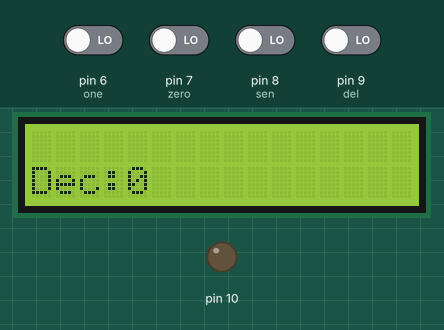
Simulated run of this sketch. Board: Arduino Uno, built with avr-gcc and run on an emulated ATmega328P. On the bench: 16×2 character LCD, output pins drawn as LEDs (lit = HIGH). The test bench sets the inputs (shaded band); at power-on: pin 6 (one), pin 7 (zero), pin 8 (sen), pin 9 (del) LOW. What the sketch prints to the serial monitor is not drawn.

Above: at 1.2 s.
1.3 s: pin 8 (sen) driven HIGH
At 1.5 s:
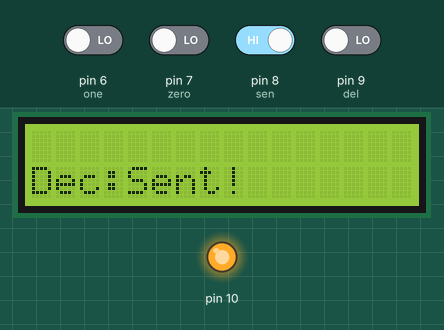
4.0 s: pin 7 (zero) driven HIGH
At 4.59 s:
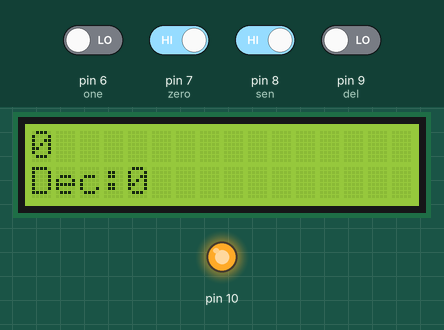
6.7 s: pin 9 (del) driven HIGH
At 7.17 s:
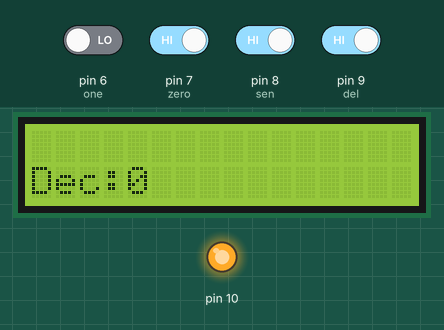
9.7 s: pin 9 (del) driven LOW
At 9.99 s:
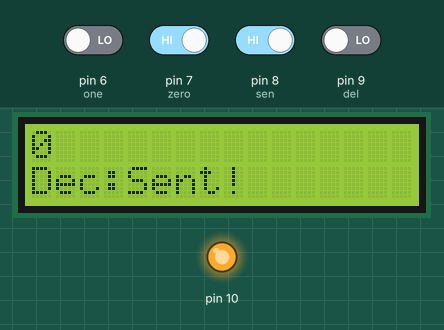
12.7 s: pin 6 (one) driven HIGH
At 13.59 s:
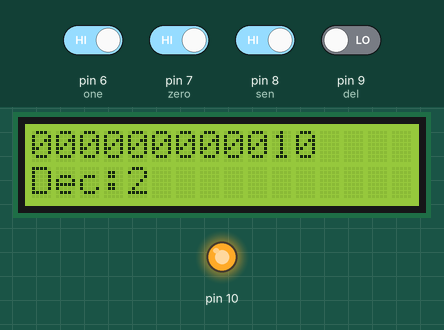
14.9 s: pin 6 (one) driven LOW
At 15.22 s:
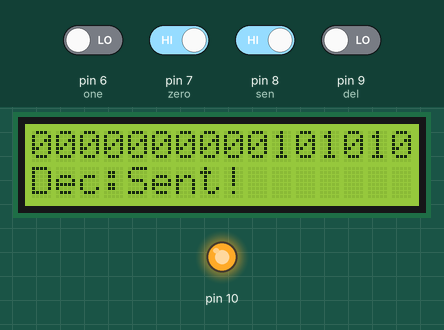
Timing chart, 0 to 17.8 s (numbered marks = the images above; inputs shaded):
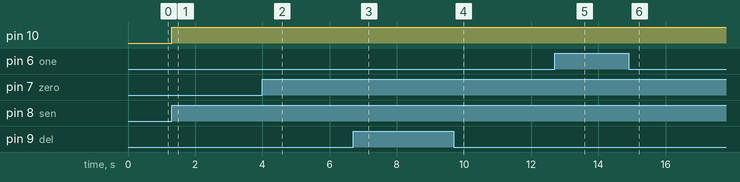

Measured:
- after the input at 1.3 s, pin 10: LOW → HIGH at once; the display: changes at once (image 1)
- after the input at 6.7 s, the display: first differs from a run without the input after 0.30 s (image 3 shows a later state)
- after the input at 14.9 s, pin 10: stops changing and stays HIGH
- what the display in image 1 shows lasts 0.4 s, from 1.3 s to 1.7 s

The sketch:

Bluetooth_communication.ino.ino
```cpp
#include<LiquidCrystal.h>
#include<math.h>
LiquidCrystal lcd(12, 11, 5, 4, 3, 2);


void setup() {
  lcd.begin(16, 2);
  pinMode(10,OUTPUT);
  pinMode(6,INPUT);  //ONE-1 BUTTON
  pinMode(7,INPUT);  //ZERO-0 BUTTON
  pinMode(8,INPUT);  //SEND BUTTON
  pinMode(9,INPUT);  //CLEAR BUTTON
  Serial.begin(9600);

}
const int one = 6;
const int zero = 7;
const int sen = 8;
const int del = 9;

int a,b,c,d,e,bd=150;
int base;

String j ;
char com;
void loop() {
  if(millis()%7000==0){             //Data sending to keep the bluetooth module connected.
    Serial.println("Carry on!");
  }

  if(digitalRead(one)!=0){
    digitalWrite(10,HIGH);
    j+='1';
    delay(bd);
    digitalWrite(10, LOW);
  }

  if(digitalRead(zero)!=0){
    digitalWrite(10, HIGH);
    j+='0';
    delay(bd);
    digitalWrite(10, LOW);
  }

  if(digitalRead(sen)!=0){
    digitalWrite(10,HIGH);
    Serial.println(j);
    lcd.setCursor(4,1);
    lcd.print("Sent!");
    delay(200);
    lcd.clear();
    digitalWrite(10,LOW);
  }

  if(digitalRead(del)!=0){
    digitalWrite(10, HIGH);
     lcd.clear();
       j = "";
    delay(100);
    digitalWrite(10,LOW);
  }

 if(Serial.available()!=0){
com = Serial.read();
 }
 base = 0;
  for(int i = j.length()-1, k = 0; i>=0; i--, k++){
    if(j[i]=='1'){
      base+=pow(2,k);
    }
  }
  lcd.setCursor(0,0);
  lcd.print(j);
  lcd.setCursor(0,1);
  lcd.print("Dec: ");
  lcd.setCursor(4,1);
  lcd.print(base);

}
```
